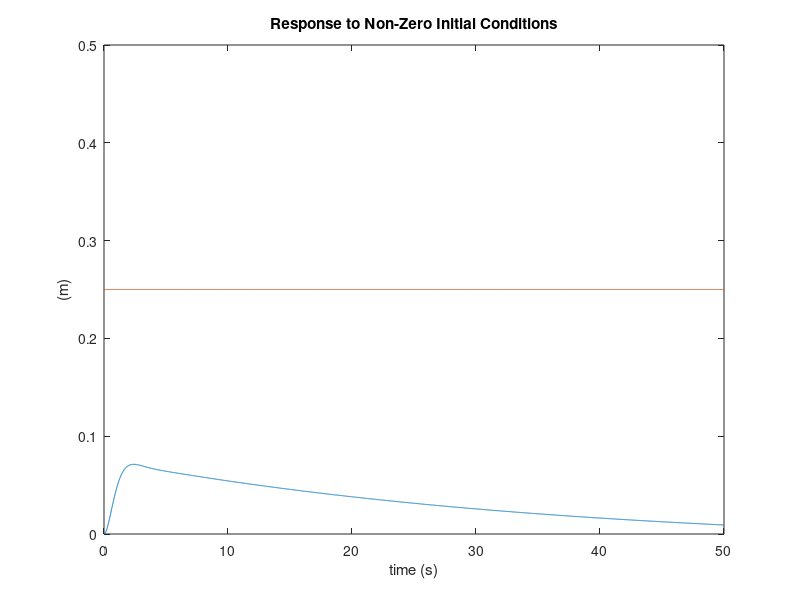

Reproduce this figure in MATLAB.
%By Zach Preston 2020 

clear;
clc;


%% Defining constants

% Cart masses (kg)
m1 = 1.608;

m_unloaded = 0.75;
m_loaded = 1.25;

m2 = m_unloaded;
m3 = m_unloaded;

% Spring constants (N/m)

ka = 175;
kb = 400;
kc = 800;

k12 = ka;
k23 = ka;

% Damping (Ns/m)
c1 = 0;
c2 = 3.68;
c3 = 3.68;


% Motor input
alpha = 12.45;
km = 0.00176;
kg = 3.71;
R = 1.4;
r = 0.0184;
v = 10; % applied voltage (max 10v)

u1_1 = alpha*(km*kg)/(R*r);
u1_2 = (km^2*kg^2)/(R*r^2);

% U1 = u1_1(V) - u1_2(dv1)

%% Statespace Setup
% Matrix EOM
M = [m1 0 0;
     0 m2 0;
     0 0 m3];

C = [c1+u1_2 0 0;
     0      c2 0;
     0      0 c3];

% K = [-k12   k12      0;
%      k12 -k23-k12 k23;
%      0     k23   -k23];

K = [k12   -k12      0;
     -k12 k23+k12 -k23;
     0     -k23   +k23];

b0 = [u1_1;
      0;
      0];

% Statespace (Vector form)
A = [zeros(3) eye(3);
    -M\C         M\K];

B1 = [zeros(3,1);
     M\b0];

C1 = [0 0 1 0 0 0]; % only have visibility of cart3 displ


%% LQR System Setup
Q = 10*eye(6); % Q Penalises poor peformance
%Q(1,1) = 1 % high vals penalises displ error of cart 1
%Q(2,2) = 1 % penalises displ error of cart 2
%Q(3,3) = 1 % penalises displ error of cart 3
%Q(4,4) = 1 % penalises rate of disp error of cart 1
%Q(5,5) = 1 % penalises rate of disp error of cart 2
%Q(6,6) = 1 % penalises rate of disp error of cart 3


R = 5.0; % R penalises controller effort
K = lqr(A, B1, Q, R);
%N = inv(C*(inv(A-B1*K))*B1)
r = 0.250 % 250 mm reference input
sys = ss((A - B1*K), (r*B1), C1, 0)


%% System simulation using step
t = 0:0.01:50;
[y,t,x] = step(sys, t);

%% System simulation setup using Lsim
%t = 0:0.01:50;
%ref_input = ones(1, numel(t));
%x0 = zeros(6,1); %0.1.*ones(6,1); 
%[y,t,x] = lsim(sys, ref_input, t, x0);


%% Plot responses
figure(1)
plot(t,y,t,r*ones(size(t)))
title('Response to Non-Zero Initial Conditions')
xlabel('time (s)')
ylabel('(m)')
ylim([0 0.5])

%% Print controller parameters
damp(sys)














